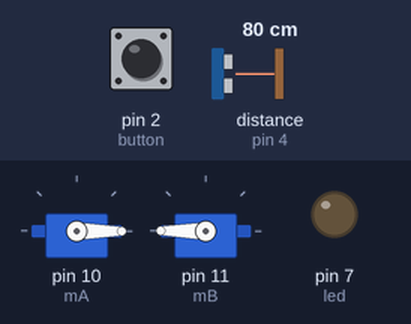
Bench run of a sketch on a simulated Arduino Uno, built with avr-gcc and run on an emulated ATmega328P. Shown: 2 × servo, output pins drawn as LEDs (lit = HIGH). Wiring (inferred from the names in the program): ultrasonic range finder: trigger pin 3; echo pin 4. The inputs (shaded band) are chosen by the test bench; at power-on: distance to the obstacle (sensor on pin 4) 80 cm, pin 2 (button) LOW. The echo pulse lasts 58.3 µs per cm; pins used as bus, display or sensor lines are not drawn.

Above: at 1.2 s.
1.3 s: distance to the obstacle (sensor on pin 4) set to 5 cm
2.8 s: distance to the obstacle (sensor on pin 4) set to 2 cm
At 3.2 s:
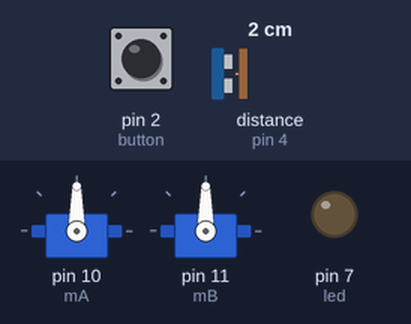
At 4.2 s:
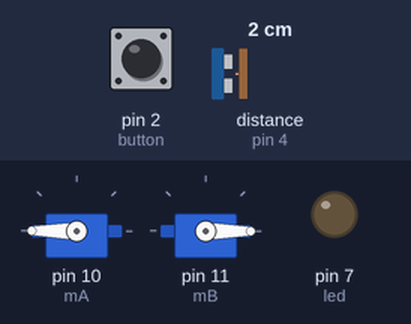
Timing chart, 0 to 11.8 s (numbered marks = the images above; inputs shaded):
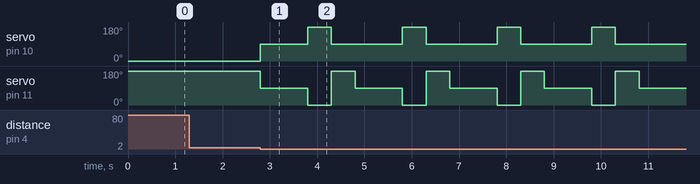

The sketch:

ultrasonic_final.ino
```cpp
#include <Servo.h>

int trig = 3;
int echo = 4;
int led = 7;

int button = 2;
int mA = 10;
int mB = 11;

Servo motorA;
Servo motorB;

// float so that we can handle decimals
float speedOfSoundMetersPerSec = 343;
float duration_microSeconds;
float duration_seconds;
float distance_meters;
float distance_cm;

void setup() {
  // put your setup code here, to run once:

  pinMode(trig,OUTPUT);
  pinMode(echo,INPUT);
  pinMode(led,OUTPUT);

  pinMode(button,INPUT);

  motorA.attach(mA);
  motorB.attach(mB);

  stop();

  Serial.begin(9600);

}

/*************************/
/***** car movements *****/
/*************************/

void stop() {
  motorA.write(90);
  motorB.write(90);
}

void backward() {
  motorA.write(180);
  motorB.write(0);
}

void forward() {
  motorA.write(0);
  motorB.write(180);
}

void turnRight() {
  motorA.write(90);
  motorB.write(180);
  delay(500);
  stop();
}

void turnLeft() {
  motorA.write(0);
  motorB.write(90);
  delay(500);
  stop();
}

/***********************/
/**** ultrasonic *******/
/***********************/

float ultrasonic() {
  // reset the ultrasonic sensor
 digitalWrite(trig,LOW);
 delayMicroseconds(5);

 // send a 10 microsecond pulse out through the trigger
 digitalWrite(trig, HIGH);
 delayMicroseconds(10);
 digitalWrite(trig, LOW);

 // wait for the response and store it in duration.  It will return in microseconds.
 duration_microSeconds = pulseIn(echo,HIGH);

 // convert duration to seconds
 duration_seconds = duration_microSeconds / 1000000;

 // get distance traveled in meters.  distance = (speed * time)/2

 distance_meters = (speedOfSoundMetersPerSec * duration_seconds)/2;

 // convert to cm

 distance_cm = distance_meters*100;
 //Serial.println(distance_cm);

 return distance_cm;

}

void loop() {

  //wait here until you press the button
  while(digitalRead(button)==HIGH) {
    //do nothing
  }

  //move forward
  forward();

  //keep moving forward WHILE I am more than 5 cm away from the wall
  while (ultrasonic() > 4) {
    forward();
  }

  stop();
  delay(1000);
  backward();
  delay(500);
  turnRight();


}
```

Measured:
- the behaviour switches between 4 and 3 cm on distance to the obstacle (sensor on pin 4) (found by bisection; images 0 and 1)
- after the input at 1.3 s, every drawn part: stays the same
- after the input at 2.8 s, servo on pin 10 (mA): 0° → 90° at once, then repeats every 2.0 s: 180° 0.50 s, 90° 1.5 s; servo on pin 11 (mB): 180° → 90° at once, then repeats every 2.0 s: 0° 0.50 s, 180° 0.50 s, 90° 1.0 s
